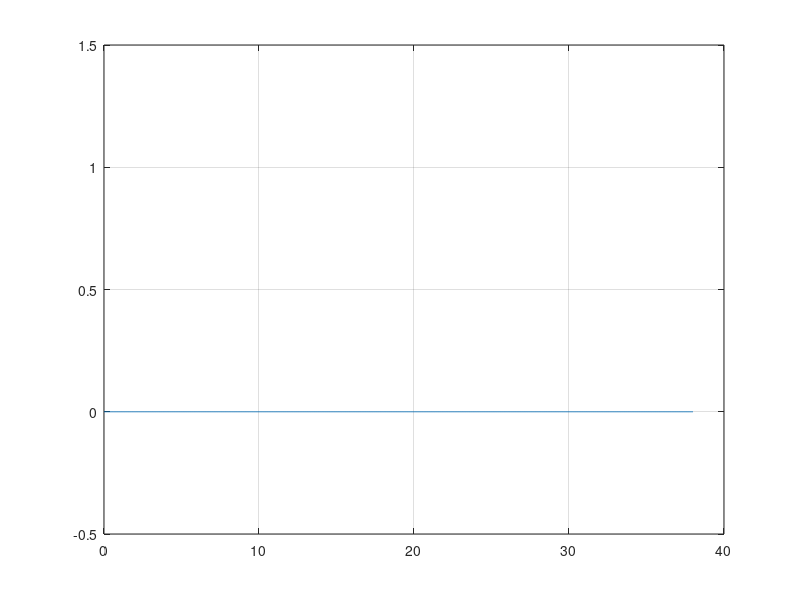

Recreate this plot in MATLAB.
fileID = fopen('raw_data.txt','r');
stream = fgetl(fileID);


n = 37;
x_line = zeros(1, 37*100);
stream1=str2num(stream);
stream2=stream1;
stream2(n+2)=0;
stream2(n+1)=0;


for i=0:(38*100)
    x_line(i+1)=i/100;
end
for i=0:38*100
    if stream2(floor(i/100)+1)==0
        stream1(i+1)=0;
    else
        stream1(i+1)=1;
    end
end
%disp(stream1);
%disp(length(x_line));
%disp(length(stream1));
plot(x_line, stream1);
axis([0,40,-0.5,1.5])
grid on;
%disp(stream1);
fclose(fileID);